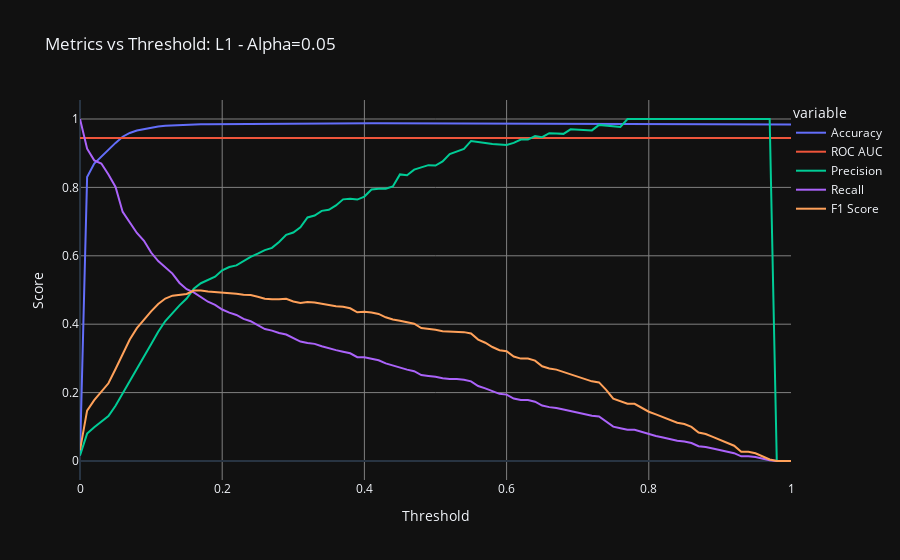

Write notebook code for a chart like this one.
### Code cell
interactive_metrics_vs_threshold_plot(y_test, y_pred, "L1 - Alpha=0.05")
